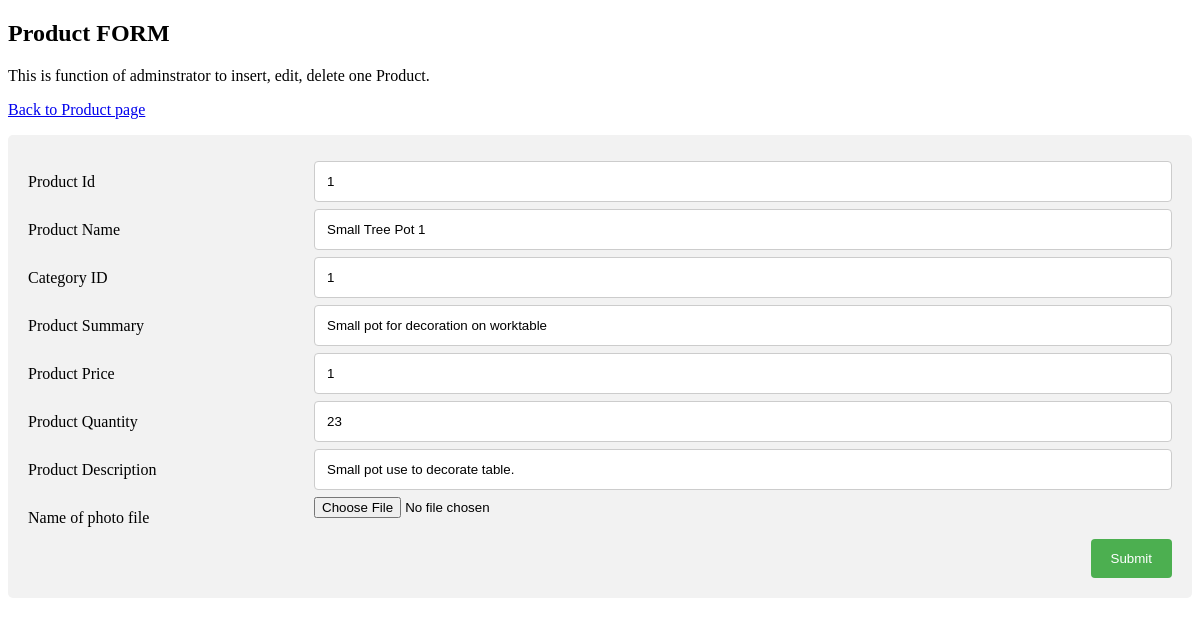
/Admin/Adding_product.php?id=1, run on the app's committed database.
### tables this page shows
CREATE TABLE `product` (
  `prid` int(11) NOT NULL,
  `prname` text NOT NULL,
  `cateid` int(11) NOT NULL,
  `summary` text NOT NULL,
  `price` int(11) NOT NULL,
  `quantity` int(11) NOT NULL,
  `Description` longtext NOT NULL,
  `photo_name` longtext NOT NULL,
  PRIMARY KEY (`prid`),
  KEY `cateid` (`cateid`),
  CONSTRAINT `product_ibfk_1` FOREIGN KEY (`cateid`) REFERENCES `category` (`CatID`)
);

### Admin/Adding_product.php (the view, shortened to what this page needs)
<?php
$conn = connectDB();
?>
<!DOCTYPE html>
<html>
<head>
</head>
<body>
<?php
$id = "";
if (isset($_GET['id'])) {
    $id = $_GET['id'];
}
$prid= "";
$prname="";
$cateid="";
$sum = "";
$price="";
$quan="";
$des="";
$isUpdated = 0;
if ($id !="") {
    $sql = "select prid, prname, cateid, summary, price, quantity, Description, photo_name from product where prid = $id";
    $result = mysqli_query($conn, $sql);
    while($row = mysqli_fetch_assoc($result)) {
        $prid = $row['prid'];
        $prname = $row['prname'];
        $cateid = $row['cateid'];
		$sum = $row['summary'];
        $price = $row['price'];
		$quan = $row['quantity'];
        $des = $row['Description'];
    }
    $isUpdated = 1;
}
?>
<h2>Product FORM</h2>
<p>This is function of adminstrator to insert, edit, delete one Product.</p>
<p><a href="select_product.php">Back to Product page</a></p>
<div class="container">
  <form action="insert_product.php" enctype="multipart/form-data" method="POST"">
  <div class="row">
    <div class="col-25">
      <label for="fname">Product Id</label>
    </div>
    <div class="col-75">
      <input type="text" id="fid" name="fid" value="<?php echo $prid?>" <?php if($isUpdated==1) echo "readonly";?> placeholder="Product id..">
    </div>
  </div>
  <div class="row">
    <div class="col-25">
      <label for="fname">Product Name</label>
    </div>
    <div class="col-75">
      <input type="text" id="fname" name="fname" value="<?php echo $prname?>" placeholder="Product name..">
    </div>
  </div>
	  <div class="row">
    <div class="col-25">
      <label for="fname">Category ID</label>
    </div>
    <div class="col-75">
      <input type="text" id="fcateid" name="fcateid" value="<?php echo $cateid?>" placeholder="Category ID..">
    </div>
  </div>
	<div class="row">
    <div class="col-25">
      <label for="fname">Product Summary</label>
    </div>
    <div class="col-75">
      <input type="text" id="fsum" name="fsum" value="<?php echo $sum?>" placeholder="Product summary..">
    </div>
  </div>
	<div class="row">
    <div class="col-25">
      <label for="fname">Product Price</label>
    </div>
    <div class="col-75">
      <input type="text" id="fprice" name="fprice" value="<?php echo $price?>" placeholder="Product price..">
    </div>
  </div>
	  <div class="row">
    <div class="col-25">
      <label for="fname">Product Quantity</label>
    </div>
    <div class="col-75">
      <input type="text" id="fquan" name="fquan" value="<?php echo $quan?>" placeholder="Product quantity..">
    </div>
  </div>
	  <div class="row">
    <div class="col-25">
      <label for="fname">Product Description</label>
    </div>
    <div class="col-75">
      <input type="text" id="fdes" name="fdes" value="<?php echo $des?>" placeholder="Product description..">
    </div>
  </div>
  	  <div class="row">
    <div class="col-25">
      <label for="fname">Name of photo file</label>
    </div>
    <div class="col-75">
      <input type="file" name="ffile">
    </div>
  </div>
  <div class="row">
    <input type="submit" value="Submit" />
  </div>
  </form>
</div>
</body>
</html>

### Admin/Adding_product.php (style rules this page uses)
* { box-sizing: border-box; }
input[type=text], select, textarea { width: 100%; padding: 12px; border: 1px solid #ccc; border-radius: 4px; resize: vertical; }
label { padding: 12px 12px 12px 0; display: inline-block; }
input[type=submit] { background-color: #4CAF50; color: white; padding: 12px 20px; border: none; border-radius: 4px; cursor: pointer; float: right; }
.container { border-radius: 5px; background-color: #f2f2f2; padding: 20px; }
.col-25 { float: left; width: 25%; margin-top: 6px; }
.col-75 { float: left; width: 75%; margin-top: 6px; }
.row:after { content: ""; display: table; clear: both; }

### data on the page
product: fid "1", fname "Small Tree Pot 1", fcateid "1", fsum "Small pot for decoration on worktable", fprice "1", fquan "23", fdes "Small pot use to decorate table."
